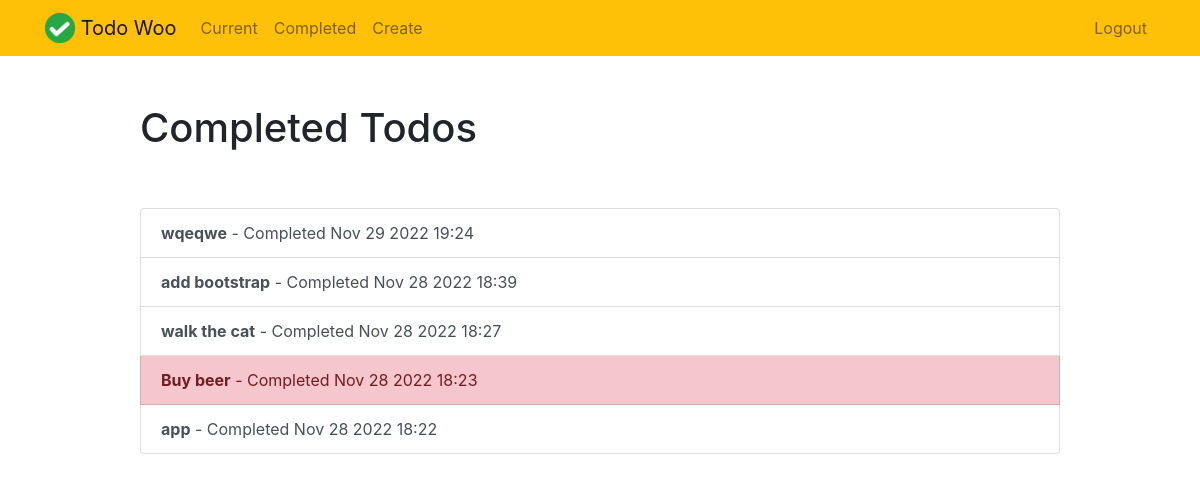
The app's page /completed/ (signed in) with its own data.
### todo/models.py (models this page shows, shortened)
class Todo(models.Model):
    title = models.CharField(max_length=100)
    memo = models.TextField(blank=True)
    created = models.DateTimeField(auto_now_add=True)
    datecompleted = models.DateTimeField(null=True, blank=True)
    important = models.BooleanField(default=False)
    user = models.ForeignKey(User, on_delete=models.CASCADE)

### todo/views.py (the view)
# urls.py: path('completed/', views.completedtodos, name='completedtodos'),
@login_required
def completedtodos(request):
    todos = Todo.objects.filter(user=request.user, datecompleted__isnull=False).order_by('-datecompleted')
    return render(request, 'todo/completedtodos.html', {'todos':todos})

### todo/templates/todo/completedtodos.html
{% extends "todo/base.html" %}
{% block content %}
    <div class="row justify-content-center mt-5">
        <div class="col-md-10">
            <h1>Completed Todos</h1>
        </div>
    </div>
    <div class="row justify-content-center mt-5">
        <div class="col-md-10">
            <div class="list-group">
                {% for todo in todos %}
                    <a href="{% url 'viewtodo' todo.id %}" class="list-group-item list-group-item-action{% if todo.important %} list-group-item-danger{% endif %}"><b>{{ todo.title }}</b> - Completed {{ todo.datecompleted|date:'M j Y H:i' }}</a>
                {% endfor %}
            </div>
        </div>
    </div>
{% endblock %}

### todo/templates/todo/base.html (shortened to what this page needs)
{% load static %}
<!doctype html>
<html lang="en">
<head>
    <link rel="stylesheet" href="https://stackpath.bootstrapcdn.com/bootstrap/4.4.1/css/bootstrap.min.css">
</head>
<body>
<nav class="navbar navbar-expand-md navbar-light bg-warning">
<div class="container">
    <a class="navbar-brand" href="{% url 'home' %}">
         <img src="{% static 'todo/logo.png' %}" width="30" height="30" class="d-inline-block align-top">
        <span>Todo Woo</span>
    </a>
    <div class="collapse navbar-collapse" id="navbarNav">
    {% if user.is_authenticated %}
        <ul class="navbar-nav mr-auto">
                <li class="nav-item {{ current }}">
                    <a class="nav-link" href="{% url 'currenttodos' %}">Current</a>
                </li>
                <li class="nav-item {{ completed }}">
                    <a class="nav-link" href="{% url 'completedtodos' %}">Completed</a>
                </li>
                <li class="nav-item {{ create }}">
                    <a class="nav-link" href="{% url 'createtodo' %}">Create</a>
                </li>
        </ul>
    {% endif %}
    <ul class="navbar-nav ml-auto">
            {% if user.is_authenticated %}
                <li class="nav-item">
                    <a href="#" onclick="$('#signOutBtn').click()" class="nav-link">Logout</a>
                </li>
            {% endif %}
        </ul>
    </div>
</div>
</nav>
<div class="container">
{% block content %}{% endblock %}
</div>
</body>
</html>

### records on screen
Todo: title "wqeqwe", datecompleted "Nov 29 2022 19:24"
Todo: title "add bootstrap", datecompleted "Nov 28 2022 18:39"
Todo: title "walk the cat", datecompleted "Nov 28 2022 18:27"
Todo: title "Buy beer", datecompleted "Nov 28 2022 18:23"
Todo: title "app", datecompleted "Nov 28 2022 18:22"
